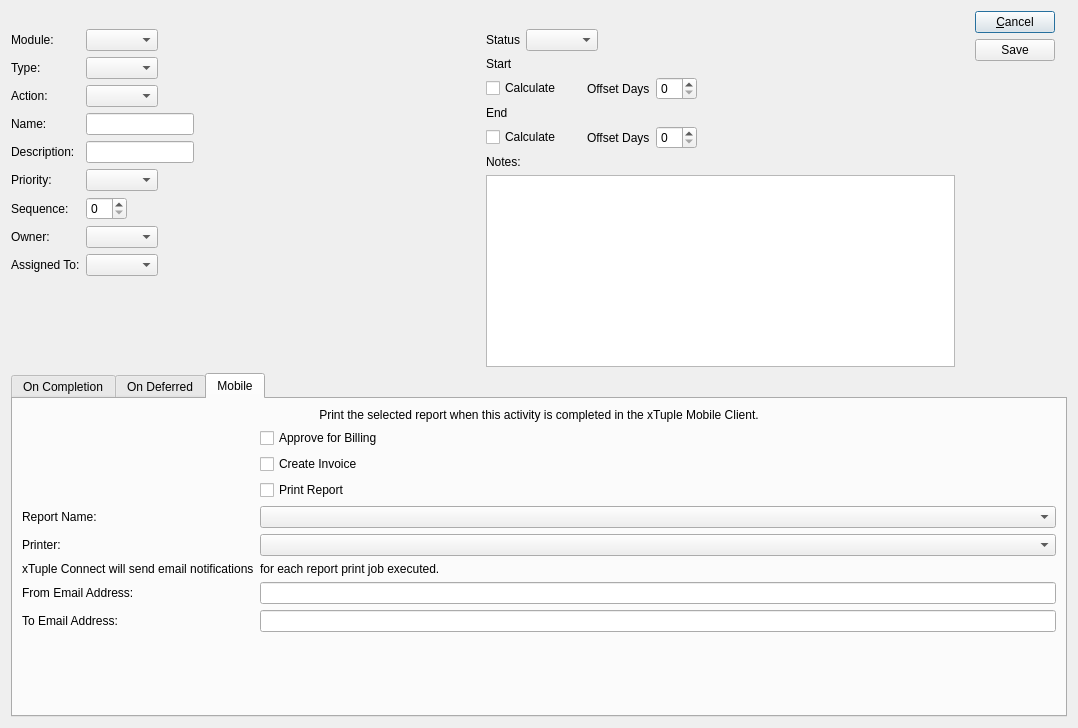
<?xml version="1.0" encoding="UTF-8"?>
<ui version="4.0">
 <comment>This file is part of the xTuple ERP: PostBooks Edition, a free and
open source Enterprise Resource Planning software suite,
Copyright (c) 1999-2014 by OpenMFG LLC, d/b/a xTuple.
It is licensed to you under the Common Public Attribution License
version 1.0, the full text of which (including xTuple-specific Exhibits)
is available at www.xtuple.com/CPAL.  By using this software, you agree
to be bound by its terms.</comment>
 <class>WorkflowItem</class>
 <widget class="QDialog" name="WorkflowItem">
  <property name="geometry">
   <rect>
    <x>0</x>
    <y>0</y>
    <width>1078</width>
    <height>728</height>
   </rect>
  </property>
  <property name="windowTitle">
   <string>Workflow Step</string>
  </property>
  <property name="layoutDirection">
   <enum>Qt::LeftToRight</enum>
  </property>
  <layout class="QGridLayout" name="gridLayout">
   <item row="1" column="0">
    <layout class="QGridLayout" name="gridLayout_2">
     <item row="1" column="2">
      <layout class="QHBoxLayout" name="horizontalLayout_3">
       <item>
        <layout class="QFormLayout" name="formLayout">
         <property name="fieldGrowthPolicy">
          <enum>QFormLayout::FieldsStayAtSizeHint</enum>
         </property>
         <property name="topMargin">
          <number>18</number>
         </property>
         <property name="bottomMargin">
          <number>18</number>
         </property>
         <item row="0" column="0">
          <widget class="QLabel" name="_moduleLit">
           <property name="text">
            <string>Module:</string>
           </property>
          </widget>
         </item>
         <item row="0" column="1">
          <widget class="XComboBox" name="_module"/>
         </item>
         <item row="1" column="0">
          <widget class="QLabel" name="_typeLit">
           <property name="text">
            <string>Type:</string>
           </property>
          </widget>
         </item>
         <item row="1" column="1">
          <widget class="XComboBox" name="_type"/>
         </item>
         <item row="2" column="0">
          <widget class="QLabel" name="_wfTypeLit">
           <property name="text">
            <string>Action:</string>
           </property>
          </widget>
         </item>
         <item row="2" column="1">
          <widget class="XComboBox" name="_wftype"/>
         </item>
         <item row="3" column="0">
          <widget class="QLabel" name="_nameLit">
           <property name="text">
            <string>Name:</string>
           </property>
          </widget>
         </item>
         <item row="3" column="1">
          <widget class="XLineEdit" name="_name">
           <property name="enabled">
            <bool>true</bool>
           </property>
          </widget>
         </item>
         <item row="5" column="0">
          <widget class="QLabel" name="_descLit">
           <property name="text">
            <string>Description:</string>
           </property>
          </widget>
         </item>
         <item row="5" column="1">
          <widget class="XLineEdit" name="_desc"/>
         </item>
         <item row="7" column="0">
          <widget class="QLabel" name="_priorityLit">
           <property name="text">
            <string>Priority:</string>
           </property>
          </widget>
         </item>
         <item row="7" column="1">
          <widget class="XComboBox" name="_priority"/>
         </item>
         <item row="8" column="0">
          <widget class="QLabel" name="_sequenceLit">
           <property name="text">
            <string>Sequence:</string>
           </property>
          </widget>
         </item>
         <item row="8" column="1">
          <widget class="QSpinBox" name="_sequence"/>
         </item>
         <item row="9" column="0">
          <widget class="QLabel" name="_ownerLit">
           <property name="text">
            <string>Owner:</string>
           </property>
          </widget>
         </item>
         <item row="9" column="1">
          <widget class="XComboBox" name="_owner">
           <property name="type">
            <enum>XComboBox::Users</enum>
           </property>
          </widget>
         </item>
         <item row="10" column="0">
          <widget class="QLabel" name="_assignedToLit">
           <property name="text">
            <string>Assigned To:</string>
           </property>
          </widget>
         </item>
         <item row="10" column="1">
          <widget class="XComboBox" name="_assigned">
           <property name="type">
            <enum>XComboBox::Users</enum>
           </property>
          </widget>
         </item>
        </layout>
       </item>
       <item>
        <layout class="QVBoxLayout" name="verticalLayout_2">
         <property name="topMargin">
          <number>18</number>
         </property>
         <item>
          <layout class="QHBoxLayout" name="horizontalLayout_4">
           <item>
            <widget class="QLabel" name="_statusLit">
             <property name="text">
              <string>Status</string>
             </property>
            </widget>
           </item>
           <item>
            <widget class="XComboBox" name="_status"/>
           </item>
           <item>
            <spacer name="horizontalSpacer_3">
             <property name="orientation">
              <enum>Qt::Horizontal</enum>
             </property>
             <property name="sizeHint" stdset="0">
              <size>
               <width>40</width>
               <height>20</height>
              </size>
             </property>
            </spacer>
           </item>
          </layout>
         </item>
         <item>
          <widget class="QLabel" name="_startLit">
           <property name="text">
            <string>Start</string>
           </property>
          </widget>
         </item>
         <item>
          <layout class="QHBoxLayout" name="horizontalLayout">
           <item>
            <widget class="QCheckBox" name="_calcStartOffset">
             <property name="text">
              <string>Calculate      </string>
             </property>
            </widget>
           </item>
           <item>
            <widget class="QLabel" name="_startOffsetDaysLit">
             <property name="text">
              <string>Offset Days</string>
             </property>
            </widget>
           </item>
           <item>
            <widget class="XSpinBox" name="_startOffsetDays"/>
           </item>
           <item>
            <spacer name="horizontalSpacer">
             <property name="orientation">
              <enum>Qt::Horizontal</enum>
             </property>
             <property name="sizeHint" stdset="0">
              <size>
               <width>40</width>
               <height>20</height>
              </size>
             </property>
            </spacer>
           </item>
          </layout>
         </item>
         <item>
          <widget class="QLabel" name="_endLit">
           <property name="text">
            <string>End</string>
           </property>
          </widget>
         </item>
         <item>
          <layout class="QHBoxLayout" name="horizontalLayout_2">
           <item>
            <widget class="QCheckBox" name="_calcEndOffset">
             <property name="text">
              <string>Calculate      </string>
             </property>
            </widget>
           </item>
           <item>
            <widget class="QLabel" name="_endOffsetDaysLit">
             <property name="text">
              <string>Offset Days</string>
             </property>
            </widget>
           </item>
           <item>
            <widget class="XSpinBox" name="_endOffsetDays"/>
           </item>
           <item>
            <spacer name="horizontalSpacer_2">
             <property name="orientation">
              <enum>Qt::Horizontal</enum>
             </property>
             <property name="sizeHint" stdset="0">
              <size>
               <width>40</width>
               <height>20</height>
              </size>
             </property>
            </spacer>
           </item>
          </layout>
         </item>
         <item>
          <widget class="QLabel" name="_notesLit">
           <property name="text">
            <string>Notes:</string>
           </property>
          </widget>
         </item>
         <item>
          <widget class="XTextEdit" name="_notes"/>
         </item>
        </layout>
       </item>
       <item>
        <layout class="QVBoxLayout" name="verticalLayout">
         <property name="leftMargin">
          <number>14</number>
         </property>
         <property name="rightMargin">
          <number>12</number>
         </property>
         <item>
          <widget class="QPushButton" name="_cancel">
           <property name="text">
            <string>&amp;Cancel</string>
           </property>
          </widget>
         </item>
         <item>
          <widget class="QPushButton" name="_save">
           <property name="text">
            <string>Save</string>
           </property>
          </widget>
         </item>
         <item>
          <spacer name="verticalSpacer_4">
           <property name="orientation">
            <enum>Qt::Vertical</enum>
           </property>
           <property name="sizeHint" stdset="0">
            <size>
             <width>20</width>
             <height>40</height>
            </size>
           </property>
          </spacer>
         </item>
         <item>
          <spacer name="verticalSpacer">
           <property name="orientation">
            <enum>Qt::Vertical</enum>
           </property>
           <property name="sizeType">
            <enum>QSizePolicy::Fixed</enum>
           </property>
           <property name="sizeHint" stdset="0">
            <size>
             <width>20</width>
             <height>0</height>
            </size>
           </property>
          </spacer>
         </item>
        </layout>
       </item>
      </layout>
     </item>
     <item row="2" column="2">
      <widget class="QTabWidget" name="_tabs">
       <property name="currentIndex">
        <number>2</number>
       </property>
       <widget class="QWidget" name="_compTab">
        <attribute name="title">
         <string>On Completion</string>
        </attribute>
        <layout class="QGridLayout" name="gridLayout_6">
         <item row="0" column="0">
          <layout class="QFormLayout" name="formLayout_2">
           <item row="0" column="0">
            <widget class="QLabel" name="_compNextStatusLit">
             <property name="text">
              <string>Next Status</string>
             </property>
            </widget>
           </item>
           <item row="0" column="1">
            <widget class="XComboBox" name="_compNextStatus"/>
           </item>
          </layout>
         </item>
         <item row="1" column="0">
          <layout class="QHBoxLayout" name="horizontalLayout_5">
           <item>
            <layout class="QVBoxLayout" name="verticalLayout_5">
             <item>
              <widget class="QLabel" name="_compAvailableSuccessorsLit">
               <property name="text">
                <string>Available Successors:</string>
               </property>
              </widget>
             </item>
             <item>
              <widget class="XTreeWidget" name="_compAvailableSuccessors"/>
             </item>
            </layout>
           </item>
           <item>
            <layout class="QVBoxLayout" name="verticalLayout_3">
             <item>
              <spacer>
               <property name="orientation">
                <enum>Qt::Vertical</enum>
               </property>
               <property name="sizeType">
                <enum>QSizePolicy::Fixed</enum>
               </property>
               <property name="sizeHint" stdset="0">
                <size>
                 <width>20</width>
                 <height>20</height>
                </size>
               </property>
              </spacer>
             </item>
             <item>
              <layout class="QVBoxLayout" name="verticalLayout_4">
               <item>
                <widget class="QPushButton" name="_compAddSuccessor">
                 <property name="text">
                  <string>Add-&gt;</string>
                 </property>
                </widget>
               </item>
               <item>
                <widget class="QPushButton" name="_compRemoveSuccessor">
                 <property name="text">
                  <string>&lt;-Remove</string>
                 </property>
                </widget>
               </item>
              </layout>
             </item>
             <item>
              <spacer>
               <property name="orientation">
                <enum>Qt::Vertical</enum>
               </property>
               <property name="sizeType">
                <enum>QSizePolicy::Fixed</enum>
               </property>
               <property name="sizeHint" stdset="0">
                <size>
                 <width>20</width>
                 <height>20</height>
                </size>
               </property>
              </spacer>
             </item>
            </layout>
           </item>
           <item>
            <layout class="QVBoxLayout" name="verticalLayout_6">
             <item>
              <widget class="QLabel" name="_addedbooitemsLit">
               <property name="text">
                <string>Successors:</string>
               </property>
              </widget>
             </item>
             <item>
              <widget class="XTreeWidget" name="_compSuccessors"/>
             </item>
            </layout>
           </item>
          </layout>
         </item>
        </layout>
       </widget>
       <widget class="QWidget" name="_defTab">
        <attribute name="title">
         <string>On Deferred</string>
        </attribute>
        <layout class="QGridLayout" name="gridLayout_5">
         <item row="0" column="0">
          <layout class="QFormLayout" name="formLayout_3">
           <property name="fieldGrowthPolicy">
            <enum>QFormLayout::FieldsStayAtSizeHint</enum>
           </property>
           <item row="0" column="0">
            <widget class="QLabel" name="_defNextStatusLit">
             <property name="text">
              <string>Next Status</string>
             </property>
            </widget>
           </item>
           <item row="0" column="1">
            <widget class="XComboBox" name="_defNextStatus"/>
           </item>
          </layout>
         </item>
         <item row="1" column="0">
          <layout class="QHBoxLayout" name="horizontalLayout_6">
           <item>
            <layout class="QVBoxLayout" name="verticalLayout_7">
             <item>
              <widget class="QLabel" name="_defAvailableSuccessorsLit">
               <property name="text">
                <string>Available Successors:</string>
               </property>
              </widget>
             </item>
             <item>
              <widget class="XTreeWidget" name="_defAvailableSuccessors"/>
             </item>
            </layout>
           </item>
           <item>
            <layout class="QVBoxLayout" name="verticalLayout_8">
             <item>
              <spacer>
               <property name="orientation">
                <enum>Qt::Vertical</enum>
               </property>
               <property name="sizeType">
                <enum>QSizePolicy::Fixed</enum>
               </property>
               <property name="sizeHint" stdset="0">
                <size>
                 <width>20</width>
                 <height>20</height>
                </size>
               </property>
              </spacer>
             </item>
             <item>
              <layout class="QVBoxLayout" name="verticalLayout_9">
               <item>
                <widget class="QPushButton" name="_defAddSuccessor">
                 <property name="text">
                  <string>Add-&gt;</string>
                 </property>
                </widget>
               </item>
               <item>
                <widget class="QPushButton" name="_defRemoveSuccessor">
                 <property name="text">
                  <string>&lt;-Remove</string>
                 </property>
                </widget>
               </item>
              </layout>
             </item>
             <item>
              <spacer>
               <property name="orientation">
                <enum>Qt::Vertical</enum>
               </property>
               <property name="sizeType">
                <enum>QSizePolicy::Fixed</enum>
               </property>
               <property name="sizeHint" stdset="0">
                <size>
                 <width>20</width>
                 <height>20</height>
                </size>
               </property>
              </spacer>
             </item>
            </layout>
           </item>
           <item>
            <layout class="QVBoxLayout" name="verticalLayout_10">
             <item>
              <widget class="QLabel" name="_defSuccessorsLit">
               <property name="text">
                <string>Successors:</string>
               </property>
              </widget>
             </item>
             <item>
              <widget class="XTreeWidget" name="_defSuccessors"/>
             </item>
            </layout>
           </item>
          </layout>
         </item>
        </layout>
       </widget>
       <widget class="QWidget" name="_printTab">
        <attribute name="title">
         <string>Mobile</string>
        </attribute>
        <layout class="QGridLayout" name="gridLayout_3">
         <item row="2" column="0">
          <layout class="QHBoxLayout" name="horizontalLayout_7">
           <item>
            <widget class="QLabel" name="_MobilePrintInfoLit">
             <property name="layoutDirection">
              <enum>Qt::LeftToRight</enum>
             </property>
             <property name="text">
              <string>Print the selected report when this activity is completed in the xTuple Mobile Client.</string>
             </property>
             <property name="alignment">
              <set>Qt::AlignCenter</set>
             </property>
            </widget>
           </item>
          </layout>
         </item>
         <item row="4" column="0">
          <layout class="QFormLayout" name="formLayout_4">
           <item row="4" column="0">
            <widget class="QLabel" name="_printerLit">
             <property name="text">
              <string>Printer:</string>
             </property>
            </widget>
           </item>
           <item row="4" column="1">
            <widget class="XComboBox" name="_printer"/>
           </item>
           <item row="2" column="1">
            <widget class="QCheckBox" name="_printCkBox">
             <property name="layoutDirection">
              <enum>Qt::LeftToRight</enum>
             </property>
             <property name="text">
              <string>Print Report</string>
             </property>
            </widget>
           </item>
           <item row="3" column="0">
            <widget class="QLabel" name="_reportLit">
             <property name="text">
              <string>Report Name:</string>
             </property>
            </widget>
           </item>
           <item row="3" column="1">
            <widget class="XComboBox" name="_report">
             <property name="type">
              <enum>XComboBox::Reports</enum>
             </property>
            </widget>
           </item>
           <item row="6" column="1">
            <widget class="XLineEdit" name="_fromemail"/>
           </item>
           <item row="7" column="1">
            <widget class="XLineEdit" name="_toemail"/>
           </item>
           <item row="6" column="0">
            <widget class="QLabel" name="label">
             <property name="text">
              <string>From Email Address:</string>
             </property>
            </widget>
           </item>
           <item row="7" column="0">
            <widget class="QLabel" name="label_2">
             <property name="text">
              <string>To Email Address:</string>
             </property>
            </widget>
           </item>
           <item row="5" column="0">
            <widget class="QLabel" name="label_3">
             <property name="text">
              <string>xTuple Connect will send email notifications</string>
             </property>
            </widget>
           </item>
           <item row="5" column="1">
            <widget class="QLabel" name="label_4">
             <property name="text">
              <string>for each report print job executed.</string>
             </property>
            </widget>
           </item>
           <item row="1" column="1">
            <widget class="XCheckBox" name="_invoice">
             <property name="text">
              <string>Create Invoice</string>
             </property>
            </widget>
           </item>
           <item row="0" column="1">
            <widget class="XCheckBox" name="_billing">
             <property name="text">
              <string>Approve for Billing</string>
             </property>
            </widget>
           </item>
          </layout>
         </item>
         <item row="5" column="0">
          <spacer name="verticalSpacer_2">
           <property name="orientation">
            <enum>Qt::Vertical</enum>
           </property>
           <property name="sizeHint" stdset="0">
            <size>
             <width>20</width>
             <height>40</height>
            </size>
           </property>
          </spacer>
         </item>
        </layout>
       </widget>
      </widget>
     </item>
    </layout>
   </item>
  </layout>
 </widget>
 <customwidgets>
  <customwidget>
   <class>XCheckBox</class>
   <extends>QCheckBox</extends>
   <header>xcheckbox.h</header>
  </customwidget>
  <customwidget>
   <class>XComboBox</class>
   <extends>QComboBox</extends>
   <header>xcombobox.h</header>
  </customwidget>
  <customwidget>
   <class>XLineEdit</class>
   <extends>QLineEdit</extends>
   <header>xlineedit.h</header>
  </customwidget>
  <customwidget>
   <class>XSpinBox</class>
   <extends>QSpinBox</extends>
   <header>xspinbox.h</header>
  </customwidget>
  <customwidget>
   <class>XTreeWidget</class>
   <extends>QTreeWidget</extends>
   <header>xtreewidget.h</header>
   <container>1</container>
  </customwidget>
  <customwidget>
   <class>XTextEdit</class>
   <extends>QTextEdit</extends>
   <header>xtextedit.h</header>
  </customwidget>
 </customwidgets>
 <tabstops>
  <tabstop>_save</tabstop>
  <tabstop>_cancel</tabstop>
 </tabstops>
 <resources/>
 <connections>
  <connection>
   <sender>_cancel</sender>
   <signal>clicked()</signal>
   <receiver>WorkflowItem</receiver>
   <slot>close()</slot>
   <hints>
    <hint type="sourcelabel">
     <x>335</x>
     <y>31</y>
    </hint>
    <hint type="destinationlabel">
     <x>246</x>
     <y>7</y>
    </hint>
   </hints>
  </connection>
 </connections>
</ui>
